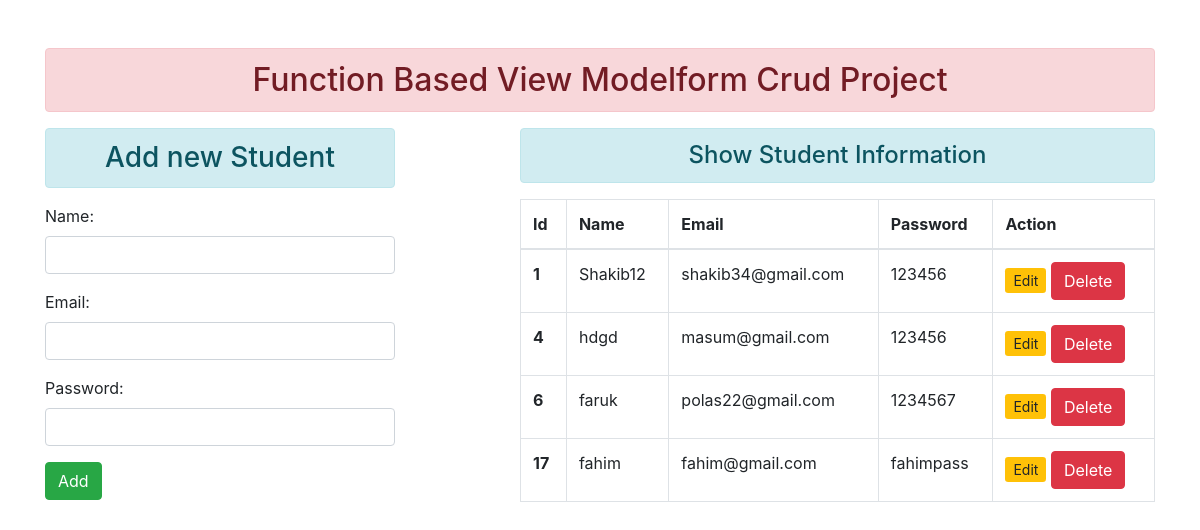
The page / on the database its author committed.
### enroll/models.py (models this page shows)
class User(models.Model):
   name = models.CharField(max_length=100)
   email = models.EmailField(max_length=100)
   password = models.CharField(max_length=50)

### enroll/views.py (the view)
# urls.py: path('', views.add_show, name="addandshow"),
def add_show(request):
    if request.method == 'POST':
        fm = StudentReg(request.POST)
        if fm.is_valid():
            nm = fm.cleaned_data['name']
            em = fm.cleaned_data['email']
            pw = fm.cleaned_data['password']
            reg = User(name=nm, email=em, password=pw)
            reg.save()
            fm = StudentReg()
    else:
        fm = StudentReg()
    stud = User.objects.all()
    return render(request, 'enroll/addandshow.html', {'form': fm, 'stu': stud})

### enroll/forms.py
class StudentReg(forms.ModelForm):
    class Meta:
        model = User
        fields = ['name', 'email', 'password']
        widgets = {
            'name': forms.TextInput(attrs={'class':'form-control'}),
            'email': forms.EmailInput(attrs={'class':'form-control'}),
            'password': forms.PasswordInput(render_value=True,attrs={'class':'form-control'}),
        }

### enroll/templates/enroll/addandshow.html (shortened to what this page needs)
{% extends 'enroll/base.html'%}
{% block content %}
<div class="row">
    <div class="col-sm-4">
        <h3 class="text-center alert alert-info">Add new Student</h3>
<form action=" " method="POST">
    {{form.as_p}}
    <input type="submit" class="btn btn-success" value="Add">
</form>
    </div>
    <div class="col-sm-7 offset-1">
        <h4  class="text-center alert alert-info" >Show Student Information</h4>
        {% if stu %}
                    <table class="table table-bordered">
                        <thead>
                        <tr>
                            <th scope="col">Id</th>
                            <th scope="col">Name</th>
                            <th scope="col">Email</th>
                            <th scope="col">Password</th>
                            <th scope="col">Action</th>
                        </tr>
                        </thead>
                        <tbody>
                            {% for st in stu%}
                                <tr>
                                    <th scope="row">{{st.id}}</th>
                                    <td>{{st.name}}</td>
                                    <td>{{st.email}}</td>
                                    <td>{{st.password}}</td>
                                    <td>
                                        <a href="{% url 'updatedata' st.id%}" class="=btn btn-warning btn-sm">Edit</a>
                                        <form action="{% url 'deletedata' st.id %}"
                                         method="post" class="d-inline"> {% csrf_token %}
                                            <input type="submit" class="btn btn-danger" value="Delete">
                                        </form>
                                    </td>
                                </tr>
                            {% endfor %}
                        </tbody>
                    </table>
        {% endif %}
    </div>
</div>
{% endblock content %}

### enroll/templates/enroll/base.html (shortened to what this page needs)
<!DOCTYPE html>
{% load static %}
<html lang="en">
<head>
    <link rel="stylesheet" href="{% static 'enroll/css/bootstrap.css' %}">
</head>
<body>
    <div class="container mt-5">
        <h2 class="text-center alert alert-danger"> Function Based View Modelform Crud Project</h2>
        {% block content %}
        {% endblock content %}
    </div>
</body>
</html>

### rows shown on the page
User: id "1", name "Shakib12", email "shakib34@gmail.com", password "123456"
User: id "4", name "hdgd", email "masum@gmail.com", password "123456"
User: id "6", name "faruk", email "polas22@gmail.com", password "1234567"
User: id "17", name "fahim", email "fahim@gmail.com", password "fahimpass"
